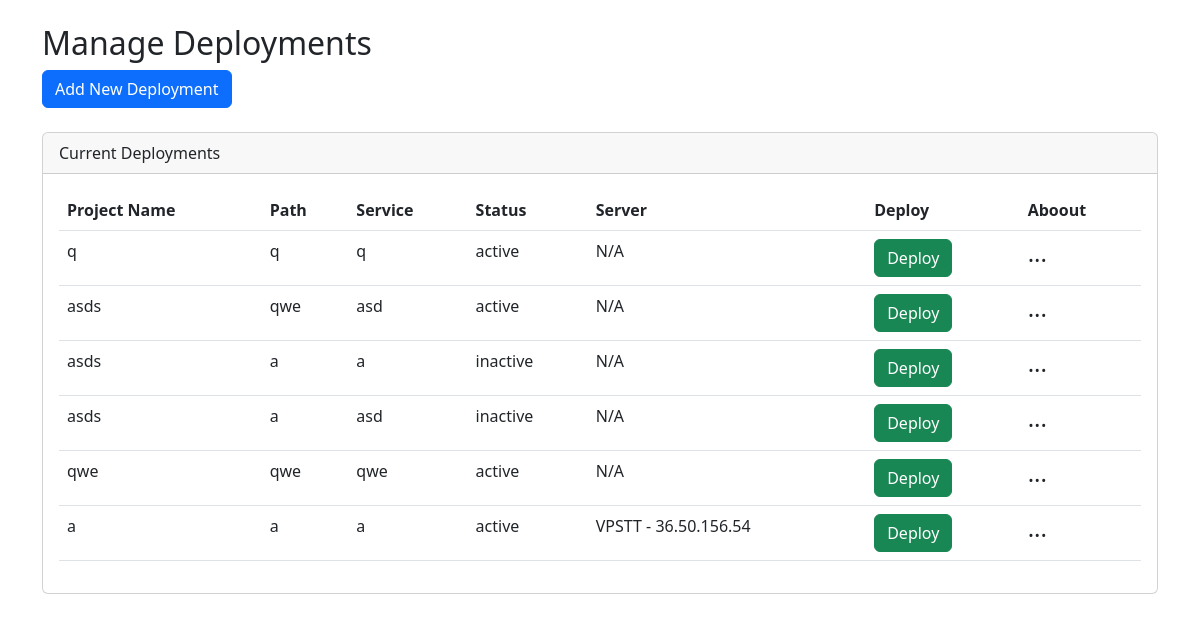
The app's page /, older data.
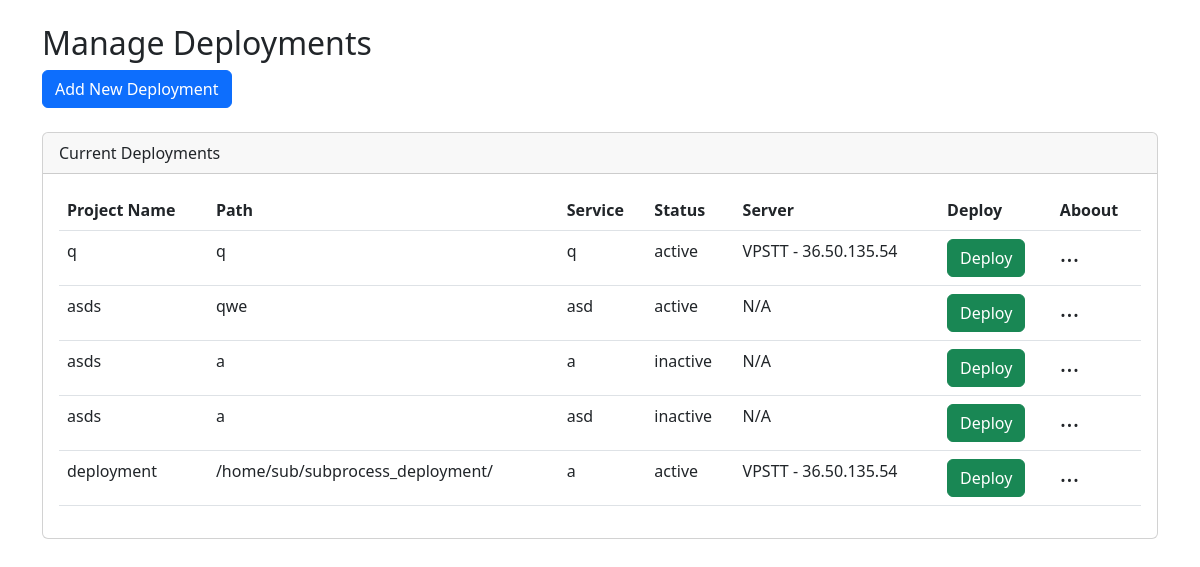
The same page, newer data.
### subprocess_app/models.py (models this page shows, shortened)
class Deployment(models.Model):
    STATUS_CHOICES = [
        ('active', 'Active'),
        ('inactive', 'Inactive'),
    ]
    project_name = models.CharField(max_length=100)
    project_path = models.CharField(max_length=200)
    service_name = models.CharField(max_length=100)
    status = models.CharField(max_length=20, choices=STATUS_CHOICES, default='inactive')
    created_at = models.DateTimeField(auto_now_add=True)
    updated_at = models.DateTimeField(auto_now=True)
    server = models.ForeignKey(Server, on_delete=models.CASCADE , null=True , blank=True)
    class Meta:
        ordering = ['-created_at']

class Server(models.Model):
    server_name = models.CharField(max_length=100)
    server_ip = models.CharField(max_length=100)
    user = models.CharField(max_length=100)
    password = models.CharField(max_length=100)
    created_at = models.DateTimeField(auto_now_add=True)
    updated_at = models.DateTimeField(auto_now=True)

### subprocess_app/views.py (the view, shortened to what this page needs)
# urls.py: path('', manage, name='manage'),
def manage(request):
    servers = Server.objects.all()
    deployments = Deployment.objects.all()
    return render(request, 'management.html', {'servers': servers, 'deployments': deployments})

### subprocess_app/templates/management.html (shortened to what this page needs)
<!DOCTYPE html>
<html lang="en">
<head>
    <link rel="stylesheet" href="https://cdn.jsdelivr.net/npm/bootstrap@5.3.0/dist/css/bootstrap.min.css">
</head>
<body>
    <div class="container mt-4">
        <h2>Manage Deployments</h2>
        <button type="button" class="btn btn-primary mb-4" data-bs-toggle="modal" data-bs-target="#addDeploymentModal">
            Add New Deployment
        </button>
        <div class="card">
            <div class="card-header">Current Deployments</div>
            <div class="card-body">
                <table class="table">
                    <thead>
                        <tr>
                            <th>Project Name</th>
                            <th>Path</th>
                            <th>Service</th>
                            <th>Status</th>
                            <th>Server</th>
                            <th>Deploy</th>
                            <th>Aboout</th>
                        </tr>
                    </thead>
                    <tbody>
                        {% for deployment in deployments %}
                        <tr>
                            <td>{{ deployment.project_name }}</td>
                            <td>{{ deployment.project_path }}</td>
                            <td>{{ deployment.service_name }}</td>
                            <td>{{ deployment.status }}</td>
                            <td>
                                {% if deployment.server %}
                                   {{ deployment.server.server_name }} - {{ deployment.server.server_ip }}
                                {% else %}
                                    N/A
                                {% endif %}
                            </td>
                            <td>
                                <a href="{% url 'deploy' deployment.id %}" class="btn btn-success">Deploy</a>
                            </td>
                            <td>
                                <div class="dropdown">
                                    <h4  type="button" id="dropdownMenuButton{{ deployment.id }}" data-bs-toggle="dropdown" aria-expanded="false">
                                        ...
                                </div>
                            </td>
                        </tr>
                        {% endfor %}
                    </tbody>
                </table>
            </div>
        </div>
    </div>
</body>
</html>

Row changes from the older to the newer data that the page shows:
removed Deployment: project_name "qwe", project_path "qwe", service_name "qwe", status "active", shows "N/A"
changed Deployment (number 1 of 5 on the later page): server.server_name (not shown) → "VPSTT"; server.server_ip (not shown) → "36.50.135.54"; server_id "N/A" → "-"
changed Deployment: project_name "a" → "deployment"; project_path "a" → "/home/sub/subprocess_deployment/"; server.server_ip "36.50.156.54" → "36.50.135.54"
